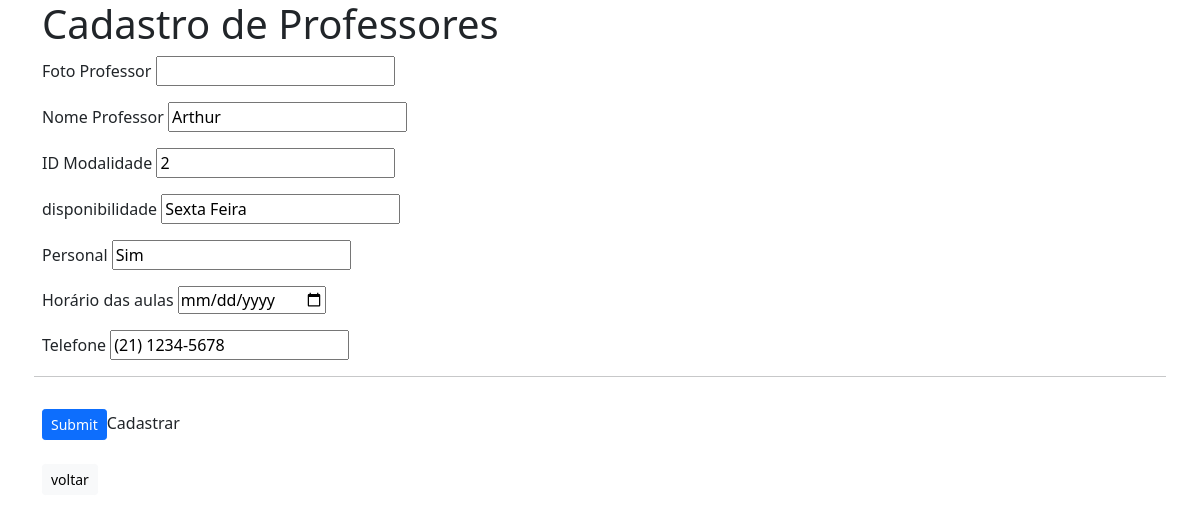
Screenshot of /adm/frmprofessor.php?idprofessor=4 with the database file from the repository.
### tables this page shows
CREATE TABLE `tblprofessores` (
  `idprofessor` int(11) NOT NULL,
  `fotoProf` varchar(50) NOT NULL,
  `nomeProf` varchar(150) NOT NULL,
  `idmodalidade` int(11) NOT NULL,
  `dispon` varchar(50) NOT NULL,
  `personal` varchar(10) NOT NULL,
  `horaaula` varchar(10) NOT NULL,
  `telefoneProf` varchar(20) NOT NULL
);

### adm/frmprofessor.php (the view, shortened to what this page needs)
<?php
$idprofessor = isset($_GET["idprofessor"]) ? $_GET["idprofessor"]: null;
    try {
       $servidor = "localhost";
       $usuario = "root";
       $senha = "";
       $bd = "bdacadlutas";
       $con2 = new PDO("mysql:host=$servidor;dbname=$bd",$usuario,$senha);
        if($idprofessor){
            $sql = "SELECT * FROM  tblprofessores where idprofessor= :idprofessor";
            $stmt = $con2->prepare($sql);
            $stmt->bindValue(":idprofessor",$idprofessor);
            $stmt->execute();
            $professor = $stmt->fetch(PDO::FETCH_OBJ);
        }
    } catch(PDOException $e){
         echo "erro";
        }
?>
<!DOCTYPE html>
<html lang="en">
<head>
<link href="https://cdn.jsdelivr.net/npm/bootstrap@5.1.3/dist/css/bootstrap.min.css" rel="stylesheet">
</head>
<body>
<div class="container">
<h1>Cadastro de Professores</h1>
<form method="POST">
<div class="row g-3">
  <div class="col">
Foto Professor  <input type="text" name="fotoProf"        value="<?php echo isset($professor) ? $professor->fotoProf : null ?>"><br>
</div>
<div class="col-12">
Nome Professor <input type="text" name="nomeProf"         value="<?php echo isset($professor) ? $professor->nomeProf : null ?>"><br>
</div>
<div class="col-12">
ID Modalidade <input type="text" name="idmodalidade"      value="<?php echo isset($professor) ? $professor->idmodalidade : null ?>"><br>
</div>
<div class="col-12">
disponibilidade <input type="text" name="dispon"          value="<?php echo isset($professor) ? $professor->dispon : null ?>"><br>
</div>
<div class="col-12">
Personal <input type="text" name="personal"               value="<?php echo isset($professor) ? $professor->personal : null ?>"><br>
</div>
<div class="col-12">
Horário das aulas <input type="date" name="horaula"       value="<?php echo isset($professor) ? $professor->horaula : null ?>"><br>
</div>
<div class="col-12">
Telefone <input type="text" name="telefoneProf"           value="<?php echo isset($professor) ? $professor->telefoneProf : null ?>"><br>
</div>
<hr>
<br>
<div class="col-12">
    <input type="submit" class="btn btn-primary btn-sm">Cadastrar</button>
  </div>
</form>
</div>
<br>
<a href="administrativo.php" class="btn btn-light btn-sm ">voltar</a>
</body>
</html>

### rows the page displays
tblprofessores: nomeProf "Arthur", idmodalidade "2", dispon "Sexta Feira", personal "Sim", telefoneProf "(21) 1234-5678"
